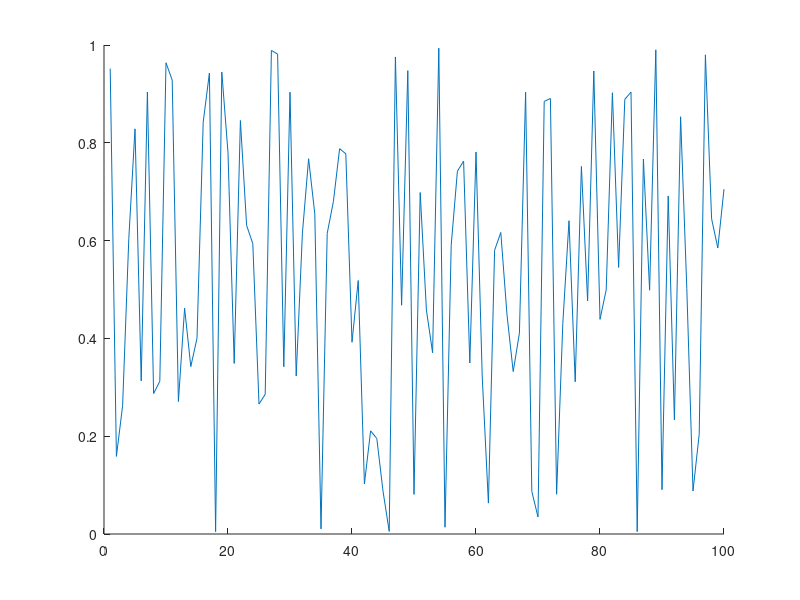

Source code (MATLAB): (Note: this script raises an error after producing the figure.)
clc
close all
clear

if isfolder('pics') == 0
    mkdir('pics')
end

x = 1:100;
y = rand(100,1);
idxmin = find(y == max(y));
idxmax = find(y == min(y));
txt = ['\leftarrow y = ',int2str(max(y))];
hold on
plot(x,y)
plot(x,y,'o','MarkerIndices',[idxmin idxmax],'MarkerFaceColor','red','MarkerSize',5)
t = text(idxmax,y(idxmax),txt);
t.Color = [153/255 153/255 255/255];
hold off
legend('random plot [0:1]');
print -dpng ./pics/test.png
close
%% testing plot function
clc

x = [0:0.01:2*pi];
y = sin(x);
yCmp = cos(x);
string = 'My test plot';
p_title = 'test_print';
t="";

% test = myplot(x,y,string,p_title);
test2 = superplot(x,y,'plotName',"My super plot",'figureName',"super_plot");
test3 = superplot(x,y,'cmpYLegend',"cos(x)",'figureName',"cosxVsSinx",'cmpY',yCmp,'yLegend',"sin(x)",'yName',"Amplitude",'xName',"Samples NOT normalized to 2\pi", ...
    'plotName',"Plotting cos(x) against sin(x)");
close(test2);
close(test3);
test4 = superplot(x,y);

testV = ones(1,1);
testV(2) = 5;

%% testing MER loop
% clear
clc
close all
clear

idx = 1;
for i = 0:200
    if ( rem((i-1)/4,1)==0 )
        validLen(idx) = i;
        idx = idx+1;
    end
end

% Constants are double-precision by default; N=85 found nothing
vec = [85 105];

% for im
    
% for i = vec(1):0.01:vec(1)
%     fprintf("i is %d coefficients\n",i);
% end
    
% for i = 0:2:10
%     fprintf("i SHOULD be EVEN and is %d\n",i);
% end

%coefficients have to be even and divisible by span w/no remainder LOOK
%INTO THIS
%beta MUST be greater than 0
[MER_out, betaTX_out, betaRCV_out, coeff_out] = MER_opt('Nsps',4,'numCoeffs',vec,'betaTX',[0.1 0.0001 0.2],'betaRCV',[0.1 0.0001 0.2],'MER',50);
% [MER_out, betaTX_out, betaRCV_out, coeff_out] = MER_opt('Nsps',4,'numCoeffs',[25 77],'betaTX',[.01 0.01 .16],'betaRCV',[0.12 0.01 0.34],'MER',40);

% last = find(~MER_out,1);
fileID = fopen('GSM_parameters.txt','w');
cBeta = char(hex2dec('03b2'));
fprintf(fileID,'%10s %10s %10s %10s\r\n','MER', 'betaTX', 'betaRCV', 'length');
% A = [MER_out(1:last-1); betaTX_out(1:last-1); betaRCV_out(1:last-1); coeff_out(1:last-1)];
A = [MER_out; betaTX_out; betaRCV_out; coeff_out];
fprintf(fileID,'%10.6f %10.6f %10.6f %8.0f\r\n',A);
fclose(fileID);

% c_idx = find(coeff_out==121);
% max_121 = max(MER_out(c_idx(1):c_idx(end)));
% desired_121 = find(MER_out>=54.0679);

DONE = ones(10,1);
finish = sum(DONE(1:5));

%% MER calc
% clc
% clear all
% close all
% den = [-0.001473028462308   0.005666223150735  -0.019416661964618  -0.041188246018261   0.083990599017613  -0.169565530125065   0.900837427479342 ...
%     0.311842632473442  -0.140969388867244   0.099871376920441  -0.088049305611010   0.023834632003521  -0.009447343197004   0.002953619390284]
% 
% pk = 0.99924965776672958;
% 
% 10*log10(pk^2/sum(den.^2));

%% Measuring OOB requirements
clear 
close all
clc
cBeta = char(hex2dec('03b2'));

format long
% window designer from 0 to pi
% load('KaisWin.mat');
% load('windowKais101.mat');

% fileID = fopen('GSM_parameters_89-121_B1-0.001-2.txt'); %89-121.txt
% fileID = fopen('GSM_parameters_73-81.txt'); %73-81.txt
fileID = fopen('GSM_parameters_85-105_B1-0.0001-2.txt'); %85-105_B1-0.0001-2.txt
formatSpec = '%s';
N = 4;
C_text = textscan(fileID,formatSpec,N);
C_data0 = textscan(fileID,'%f %f %f %f');
fclose(fileID);


fileID = fopen('MOAP.txt','A');
cBeta = char(hex2dec('03b2'));
% ********************** Comment this out after first run ***********
% fprintf(fileID,'%10s %10s %10s %10s %10s %10s %10s %10s %10s %10s \r\n','MER', 'betaTX', 'betaRCV', 'length', 'idx TX & RCV', 'OB1', 'OB2', 'OB3','b Kaiser','weight');

vTX_B=C_data0{1,2}.'; vRCV_B=C_data0{1,3}.'; vLen=C_data0{1,4}.';
% idx_89=find(vLen==89); idx_93=find(vLen==93); idx_97=find(vLen==97); idx_101=find(vLen==101); idx_109=find(vLen==109);  %89-121.txt
% idx_73=find(vLen==73); idx_81=find(vLen==93); idx_97=find(vLen==97); idx_101=find(vLen==101); idx_109=find(vLen==109);  %73-81.txt
idx_85=find(vLen==85); idx_89=find(vLen==89); idx_93=find(vLen==93); idx_97=find(vLen==97); idx_101=find(vLen==101); idx_109=find(vLen==109);  %85-105_B1-0.0001-2.txt

% #TX&RCV length; RCV rolloff here
% beta = 0.146600;  %trial 1
% N = 65;
% beta = 0.116400;    %trial 2
% N = 73;
% beta = 0.144400;   %trial 3
% N = 121;
% beta_Rcv = 0.188000;     %trial 18 i stop counting bruh
% N = 101;
% beta_Rcv = vRCV_B;     %trial 18 i stop counting bruh
% N = 93;


% digital angular frequency, w (rads/sample)
% w = [0:0.001:1000]/1000*pi; %0-0.5
w = [0:0.001:2000]/1000*pi; %one whole cycle

N = 93;
Nsps = 4;
span = (N-1)/4;
for bk = 1:0.1:2
% for bk = 0.3:0.1:0.3
% for bk = 0:0.01:2
% for bk = 1:1
% for bk = 2:0.1:2
    for idx_TXnRCV = idx_93(1):(idx_93(end))
%     for idx_TXnRCV = idx_93(4):(idx_93(5))
%     for idx_TXnRCV = idx_97(1):(idx_97(1))
%     for idx_TXnRCV = 505:513
        b_nom = vTX_B(idx_TXnRCV);
        beta_Rcv = vRCV_B(idx_TXnRCV);
        GSM = rcosdesign(beta_Rcv,span,Nsps);
        wn = kaiser(length(GSM), bk);
%         wn = WinKaiser;
%         h_TX = GSM.*wn.';
        h_TX = rcosdesign(b_nom,span,Nsps).*wn.';
        h_GSM = GSM;

        % SRRC is a square root nyquist filter; firpm also
        % creates a sqrt nyquist filter
        M=N-1; Nsps=4; span=M/Nsps;
        fc=1/2/Nsps; fp=(1-b_nom)*fc; fs=(1+b_nom)*fc;
        fb = [0 fp fc fc fs .5]*2;
        a = [1 1 1/sqrt(2) 1/sqrt(2) 0 0];
        % wght vector needs to 2.4535 for passband
        wght = [2.4535 1 20];   %10 for N=97; 20 for N=91-89; 40 for N>90
        h_pps = firpm(M,fb,a,wght);

        % window
        h_pps = h_pps.*wn.';
    %     h_pps = h_pps;

        % estimate order of SR Nyquist filter | ford=fb(2:end-1);aord=[1 1/sqrt(2) 0];sb=10^(-58/20);dev=[sb 0.02 sb];M_est=firpmord(ford,aord,dev);
        H_srrc = freqz(h_TX,1,w); H_pps = freqz(h_pps,1,w);

        % mag_H = 20*log10(abs(H));
        sam_r8 = 6.25;
        mag_H = 20*log10(abs(H_pps));
        bb_bnd=(1+.12)/2/Nsps; OB1_bnd=bb_bnd+(.22/sam_r8); OB2_bnd=OB1_bnd+(1.53/sam_r8); OB3_bnd=OB2_bnd+(1.75/sam_r8);
        baseband_ind = find( w/2/pi <= bb_bnd);
        OB1_ind = find(w/2/pi>bb_bnd & w/2/pi<=OB1_bnd);
        OB2_ind = find(w/2/pi > OB1_bnd & w/2/pi <= OB2_bnd);
        OB3_ind = find(w/2/pi > OB2_bnd & w/2/pi <= OB3_bnd);

        conv2mW = @(x) 10.^(x/20);
        conv2dBm =  @(x) 20.*log10(x);

        % For power, do i need to account for limits of SA
        spec_mW = sum(conv2mW(mag_H));
        bb_mW = sum(conv2mW(mag_H(baseband_ind(1):baseband_ind(end))));
        OB1_mW = sum(conv2mW(mag_H(OB1_ind(1):OB1_ind(end))));
        OB2_mW = sum(conv2mW(mag_H(OB2_ind(1):OB2_ind(end))));
        OB3_mW = sum(conv2mW(mag_H(OB3_ind(1):OB3_ind(end))));

        spec_dBm = conv2dBm(spec_mW);
        bb_dBm = conv2dBm(bb_mW);
        OB1_dBm = conv2dBm(OB1_mW);
        OB2_dBm = conv2dBm(OB2_mW);
        OB3_dBm = conv2dBm(OB3_mW);

        OB1_58 = bb_dBm-OB1_dBm;
        OB2_60 = bb_dBm-OB2_dBm;
        OB3_63 = bb_dBm-OB3_dBm;

        % can cascade firpm sqrt w/srrc, center coeff
        % isn't one BUT even symmetric
        cascade = conv(h_pps,GSM);
        cascade_SRRC = conv(GSM,GSM);

        num = cascade(N);
        den = zeros(floor(length(cascade)/Nsps),1);
        idx = 1;
        cnt = 0;
        for i = 1:length(cascade)
            if cnt == 0 && i ~= N
                den(idx) = cascade(i);
                cnt = cnt + 1;
                idx = idx + 1;
            elseif cnt >= Nsps-1
                cnt = 0;
            else
                cnt = cnt + 1;
            end
        end
        MER_theo = 10*log10( num^2/sum(den.^2) );
%         future considerations append to txtfile
        if OB1_58 > 58 && OB2_60 > 60 && OB3_63 > 63 && MER_theo >= 40
            fprintf("\n*************MET SPEC*************************\n");
            fprintf("TX's %s: %1.4f | RCV's %s: %1.4f | idx TX & RCV: %d\n",cBeta,b_nom,cBeta,beta_Rcv,idx_TXnRCV);
            fprintf("OB1: %2.6f | OB2: %2.6f | OB3: %2.6f | MER: %2.6f | Bk: %2.4f | Beta nominal: %2.4f | \n",OB1_58,OB2_60,OB3_63,MER_theo,bk, b_nom);
            fprintf("baseband bnd frequency: %2.4f | OB1 bnd frequency: %2.4f | OB2 bnd frequency: %2.4f | OB3 bnd frequency: %2.4f |\n", bb_bnd, OB1_bnd, OB2_bnd, OB3_bnd);
            fprintf("weight: ");disp(wght);
%             fprintf('MER', 'betaTX', 'betaRCV', 'length', 'idx TX & RCV', 'OB1', 'OB2', 'OB3','beta Kaiser','weight');
            A=[MER_theo, b_nom, beta_Rcv, N, idx_TXnRCV, OB1_58, OB2_60, OB3_63, bk, wght(3)];
            fprintf(fileID,'%10.6f %10.6f %10.6f %10d %10d %10.6f %10.6f %10.6f %10.6f %10d \r\n',A);
        end
    end
end
fclose(fileID);

TX_MR = superplot(w/2/pi,20*log10(abs(H_pps)),'plotName',"Magnitude Response of PPS",'figureName',"PracticalPSResp",'yName',"Magnitude (dB)",...
    'xName',"Frequency (cycles/sample)",'yLegend',"SQRT FIRPM",'cmpY',20*log10(abs(H_srrc)),'cmpYLegend',"SRRC",...
    'plotAxis',[0 w(end)/2/pi -150 10]);
hold on
% OOB requirement 1
plot([bb_bnd bb_bnd],[-200 -58],'--k');
plot([bb_bnd OB1_bnd],[-58 -58],'--k');
plot([OB1_bnd OB1_bnd],[-200 -58],'--k');
% OOB requirement 2
plot([OB1_bnd OB1_bnd],[-200 -60],':R');
plot([OB1_bnd OB2_bnd],[-60 -60],':R');
plot([OB2_bnd OB2_bnd],[-200 -60],':R');
% OOB requirement 3
plot([OB2_bnd OB2_bnd],[-200 -63],'g');
plot([OB2_bnd OB3_bnd],[-63 -63],'g');
plot([OB3_bnd OB3_bnd],[-200 -63],'g');
legend('Sqrt firpm','SRRC','OB1','OB1','OB1','OB2','OB2','OB2','OB3','OB3','OB3');
hold off
location = strcat('./pics/','PracticalPSResp','.png');
print(TX_MR, '-dpng', location);
% close(TX_MR);

% scale desired coefficients
maxi = sum(abs(h_pps));
scaling = (1-2^-17)/maxi;

h_pps_1s17= round(h_pps*scaling*2^17);
if sum(abs(h_pps_1s17/2^17) > 1-2^-17)
    fprintf("Error need to scaled down h_pps more\n");
    return
end

h_pps_coeffs = unique(h_pps_1s17,'stable');


%% Test cascade
clear 
% close all
clc

coeff = 65;
Nsps = 4;
beta_Rcv = 0.146600;

span = (coeff-1)/Nsps;
rcv = rcosdesign(beta_Rcv, span, Nsps);

% SR Nyquist filter
bb = 2.0; spans = 25;
M = coeff-1;
fc = 1/(2*Nsps);fp=(1-.12)*fc; fs=(1+.12)*fc;
fb = [0 fp fc fc fs .5]*2;
a = [1 1 1/sqrt(2) 1/sqrt(2) 0 0];
wght = [2.4535 1 1];
h_pps=firpm(M,fb,a,wght);
w = [0:0.001:1000]/1000*pi;
wnNorm=kaiser(coeff,2.0);
wnGr=kaiser(coeff,3);
wnLT=kaiser(coeff,1);

H_pps = freqz(h_pps,1,w);
H_ppsGrBk=freqz( conv(h_pps,wnGr),1,w );
H_ppsNormBk=freqz( conv(h_pps,wnNorm),1,w );
H_ppsLTBk=freqz( conv(h_pps,wnLT),1,w );

figName="PPS_with_65coeffs";
pps_plot = superplot(w/2/pi,20*log10(abs(H_pps)),'cmpY',20*log10(H_ppsNormBk),'figureName',figName,...
    'plotAxis',[0 0.5 -100 40]);
hold on
plot(w/2/pi,20*log10(abs(H_ppsGrBk)),"-.g");
plot(w/2/pi,20*log10(abs(H_ppsLTBk)),"--m");
legend('beta=0','beta=2.0','beta=3','beta=1');
hold off
location = strcat('./pics/',figName,'.png');
print(pps_plot, '-dpng', location);

% Too much theory to figure out MER for LPF

%% Test PPS_opt
% clc
% clear 
% close all
% 
% % Constants are double-precision by default
% vec = [65 129];
% 
% [MER_out, betaTX_out, betaRCV_out, coeff_out, betaKais_out] = PPS_opt('Nsps',4,...
%     'numCoeffs',vec,'betaTX',[0 0.001 0.2],'betaRCV',[0.12 0.01 0.12],'MER',40,'betaKais',[0 0.01 10]);

%% File IO
clear all
close all
clc

fileID = fopen('GSM_parameters_SRRC.txt');
formatSpec = '%s';
N = 4;
C_text = textscan(fileID,formatSpec,N);
C_data0 = textscan(fileID,'%f %f %f %f');
fclose(fileID);

%% Designing polyphase filter
clear;close all;clc; load('validLen.mat');

beta_Rcv=0.12; N=21; Nsps=4; span=(N-1)/4;

% rcv = rcosdesign(beta,span, Nsps);
load('rcv.mat');
worse_case_output = sum(abs(rcv));
scaling = (1-2^-17)/worse_case_output;
rcv_1s17=round( rcv*scaling*2^17 );tx=rcv;

sym_mults=round(length(rcv)/2);
poly_mults=sym_mults/Nsps;

%% Testing roll off cascaded
clc; clear; close all;

N=41; Nsps=4; span=(N-1)/4;

rcv = rcosdesign(0.1,span, Nsps); tx = rcosdesign(0.08,span, Nsps);
cascade=conv(rcv,tx);

figure(1);
hold on
title('Different beta');
stem(1:N,rcv);
stem(1:N,tx)
stem(1:2*N-1,cascade);
legend('RCV','TX','Cascade'); grid;
hold off

figure(2);
hold on
title('Same beta');
stem(1:N,rcv);
stem(1:2*N-1,conv(rcv,rcv));
legend('RCV','Cascade'); grid;
hold off

% SRRC is a square root nyquist filter; firpm also
% creates a sqrt nyquist filter
M=N-1; Nsps=4; span=M/Nsps; b_nom=0.1;
fc=1/2/Nsps; fp=(1-b_nom)*fc; fs=(1+b_nom)*fc;
fb = [0 fp fc fc fs .5]*2;
a = [1 1 1/sqrt(2) 1/sqrt(2) 0 0];
% wght vector needs to 2.4535 for passband
wght = [2.4535 1 1];
tx_pm = firpm(M,fb,a,wght);
cascade_pm = conv(tx_pm,rcv);
cascade_rcv = conv(rcv,rcv);

figure(3);
subplot(2,1,1);
hold on
stem(1:N,tx_pm);
stem(1:2*N-1,cascade_pm);
title('firpm');
hold off
subplot(2,1,2);
hold on
stem(1:N,rcv);
stem(1:2*N-1,cascade_rcv);
title('traditional RC');
hold off
% legend('RCV','TX','Cascade'); grid;

figure(4)
stem(1:31,rcosdesign(0.25,(31-1)/4,4));

%% Polyphase Time-SHaring Decimator design
clear
clc
format longG
srrc = round(rcosdesign(0.2,(93-1)/4,4).'*2^17);

N=93;
a_sym_mults = round(N/2);
a_poly_mults = round(a_sym_mults/4);
a_time_share_mults = round(a_poly_mults/4); % use 4x faster clk to do operation

out_ds = zeros(N,N); out_ds(1,1)=1;

% let row=sample & col=y_ds
for row=1:N
    for col=1:N
%         fprintf("row: %d | col: %d | val: %d\n",row,col,row*col);
%         out_ds(row,col)=row*col;
        if row==col&&col==1
%             fprintf("row: %d | col: %d | val: %d\n",row,col,1);
            out_ds(row,col)=row*col;
        elseif col==1&&row~=1
%             fprintf("row: %d | col: %d | val: %d\n",row,col,out_ds(row-1,col)+1);
            out_ds(row,col)=out_ds(row-1,col)+1;
        else
%             fprintf("row: %d | col: %d | val: %d\n",row,col,out_ds(row,col-1)-1);
                if out_ds(row,col-1)-1>0
                    out_ds(row,col)=out_ds(row,col-1)-1;
                else
                    out_ds(row,col)=0;
                end
        end
    end
end

for row=1:N
    for col=1:N
        if out_ds(row,col)==0 || out_ds(row,col)>round(N/2)
            N=N;
        elseif out_ds(row,col)==1
            fprintf("y%dh%d\n",col,out_ds(row,col));
        else
            fprintf("y%dh%d ",col,out_ds(row,col));
        end
    end
end

%% Test append
fileID = fopen('append.txt','A');
cBeta = char(hex2dec('03b2'));
fprintf(fileID,'%10s %10s %10s %10s\r\n','MER', 'betaTX', 'betaRCV', 'length');
% A = [MER_out(1:last-1); betaTX_out(1:last-1); betaRCV_out(1:last-1); coeff_out(1:last-1)];
MER_out=[1 2 3 4]; betaTX_out=1:4; betaRCV_out=1:4; coeff_out=1:4;
A = [MER_out; betaTX_out; betaRCV_out; coeff_out];
for i=1:4
    fprintf(fileID,'%10.6f %10.6f %10.6f %8.0f\r\n',A(i,i));
end
fclose(fileID);
